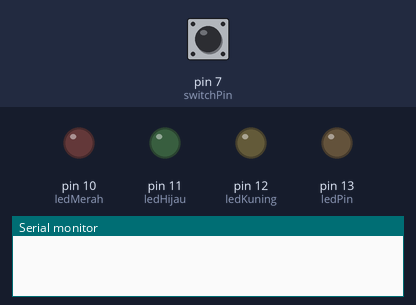
Bench run of a sketch on a simulated Arduino Uno, built with avr-gcc and run on an emulated ATmega328P. Shown: output pins drawn as LEDs (lit = HIGH), the last lines printed to the serial monitor. The test bench sets the inputs (shaded band); at power-on: pin 7 (switchPin) LOW.

Above: at 1.2 s.
1.3 s: pin 7 (switchPin) pulled HIGH for 0.25 s
At 2.3 s:
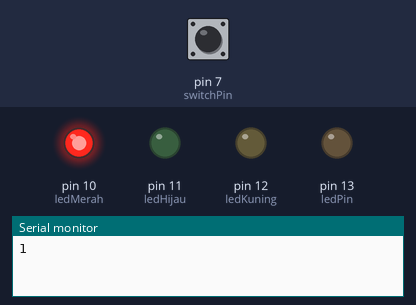
3.1 s: pin 7 (switchPin) pulled HIGH for 1 s
At 5.4 s:
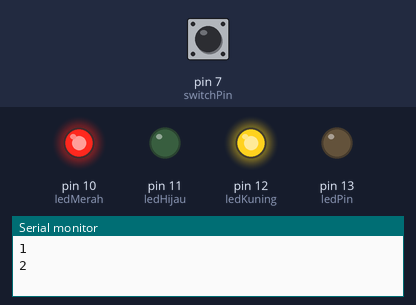
5.7 s: pin 7 (switchPin) pulled HIGH for 0.25 s
At 6.9 s:
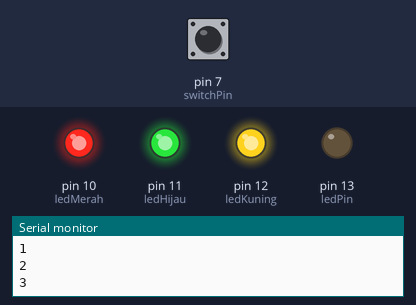
7.5 s: pin 7 (switchPin) pulled HIGH for 3.2 s
At 8.1 s:
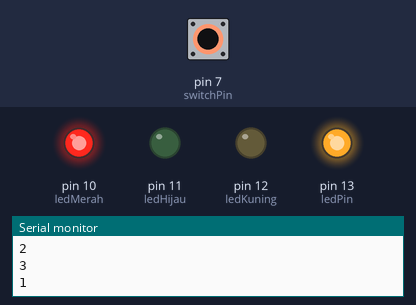
Timing chart, 0 to 12.3 s (numbered marks = the images above; inputs shaded):
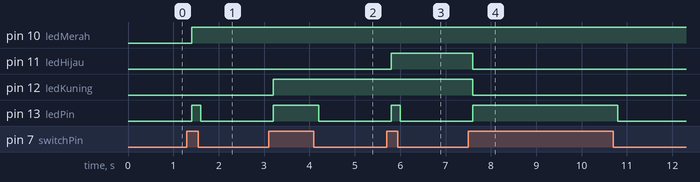

The sketch:

ledpushbutton.ino
```cpp
int ledPin = 13; // choose the pin for the LED
int ledMerah = 10;
int ledKuning = 12;
int ledHijau = 11;
int switchPin =7; // choose the input pin (for a pushbutton)
int val = 0; // variable for reading the pin status
int counter = 0;
int currentState = 0;
int previousState = 0;

void setup() {
  pinMode(ledPin, OUTPUT); // declare LED as output
  pinMode(switchPin, INPUT); // declare pushbutton as input
  pinMode(ledMerah, OUTPUT);
  pinMode(ledKuning, OUTPUT);
  pinMode(ledHijau, OUTPUT);
  Serial.begin(9600);
}

void loop(){
val = digitalRead(switchPin); // read input value
if (val == HIGH) { // check if the input is HIGH (button released)
  digitalWrite(ledPin, HIGH); // turn LED on
  if(counter == 3){
    counter = 0;
    digitalWrite(ledMerah, 1);
    digitalWrite(ledKuning, 0);
    digitalWrite(ledHijau, 0);
  }
  currentState = 1;
} else {
  digitalWrite(ledPin, LOW); // turn LED off
  currentState = 0;
}
if(currentState != previousState){
  if(currentState == 1){
    counter += 1;
    Serial.println(counter);
  }
}
setLED(counter);
previousState = currentState;
delay(200);
}
void setLED(int counter){
  switch (counter) {
    case 1:
    	digitalWrite(ledMerah, 1);
    break;
    case 2:
    	digitalWrite(ledKuning, 1);
    break;
    case 3:
    	digitalWrite(ledHijau, 1);
    break;
    default:
    break;
  }
}
```

Measured:
- after the input at 1.3 s, pin 10 (ledMerah): LOW → HIGH after 0.10 s; pin 13 (ledPin): LOW → HIGH after 0.10 s, → LOW 0.20 s later
- after the input at 3.1 s, pin 12 (ledKuning): LOW → HIGH after 0.10 s; pin 13 (ledPin): LOW → HIGH after 0.10 s, → LOW 1.0 s later
- after the input at 5.7 s, pin 11 (ledHijau): LOW → HIGH after 0.10 s; pin 13 (ledPin): LOW → HIGH after 0.10 s, → LOW 0.20 s later
- after the input at 7.5 s, pin 11 (ledHijau), pin 12 (ledKuning): HIGH → LOW after 0.10 s; pin 13 (ledPin): LOW → HIGH after 0.10 s, → LOW 3.2 s later
